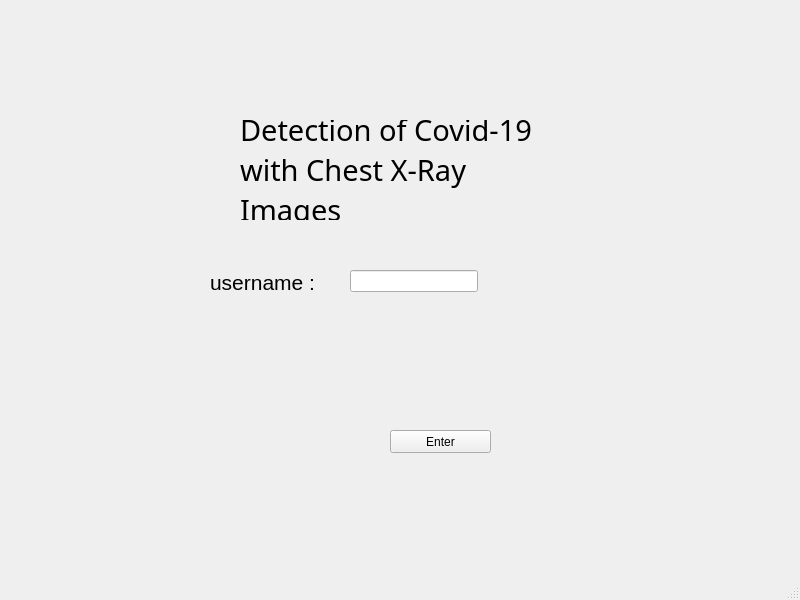
<?xml version="1.0" encoding="UTF-8"?>
<ui version="4.0">
 <class>MainWindow</class>
 <widget class="QMainWindow" name="MainWindow">
  <property name="geometry">
   <rect>
    <x>0</x>
    <y>0</y>
    <width>800</width>
    <height>600</height>
   </rect>
  </property>
  <property name="windowTitle">
   <string>MainWindow</string>
  </property>
  <widget class="QWidget" name="centralwidget">
   <widget class="QLabel" name="label_title">
    <property name="geometry">
     <rect>
      <x>240</x>
      <y>120</y>
      <width>300</width>
      <height>100</height>
     </rect>
    </property>
    <property name="font">
     <font>
      <family>Script MT Bold</family>
      <pointsize>22</pointsize>
      <weight>50</weight>
      <italic>false</italic>
      <bold>false</bold>
     </font>
    </property>
    <property name="autoFillBackground">
     <bool>false</bool>
    </property>
    <property name="text">
     <string>Detection of Covid-19 with Chest X-Ray Images</string>
    </property>
    <property name="textFormat">
     <enum>Qt::AutoText</enum>
    </property>
    <property name="scaledContents">
     <bool>false</bool>
    </property>
    <property name="wordWrap">
     <bool>true</bool>
    </property>
   </widget>
   <widget class="QLabel" name="label_username">
    <property name="geometry">
     <rect>
      <x>210</x>
      <y>270</y>
      <width>125</width>
      <height>25</height>
     </rect>
    </property>
    <property name="font">
     <font>
      <family>Microsoft Sans Serif</family>
      <pointsize>16</pointsize>
      <weight>50</weight>
      <bold>false</bold>
     </font>
    </property>
    <property name="text">
     <string>username :</string>
    </property>
   </widget>
   <widget class="QLineEdit" name="lineEdit">
    <property name="geometry">
     <rect>
      <x>350</x>
      <y>270</y>
      <width>128</width>
      <height>22</height>
     </rect>
    </property>
   </widget>
   <widget class="QPushButton" name="pushButton_Enter">
    <property name="geometry">
     <rect>
      <x>390</x>
      <y>430</y>
      <width>101</width>
      <height>23</height>
     </rect>
    </property>
    <property name="text">
     <string>Enter</string>
    </property>
    <property name="icon">
     <iconset>
      <normaloff>../imgs/checked.png</normaloff>../imgs/checked.png</iconset>
    </property>
    <property name="iconSize">
     <size>
      <width>30</width>
      <height>20</height>
     </size>
    </property>
    <property name="checkable">
     <bool>false</bool>
    </property>
    <property name="autoRepeat">
     <bool>false</bool>
    </property>
    <property name="autoExclusive">
     <bool>false</bool>
    </property>
   </widget>
  </widget>
  <widget class="QMenuBar" name="menubar">
   <property name="geometry">
    <rect>
     <x>0</x>
     <y>0</y>
     <width>800</width>
     <height>21</height>
    </rect>
   </property>
  </widget>
  <widget class="QStatusBar" name="statusbar"/>
 </widget>
 <resources/>
 <connections/>
</ui>
